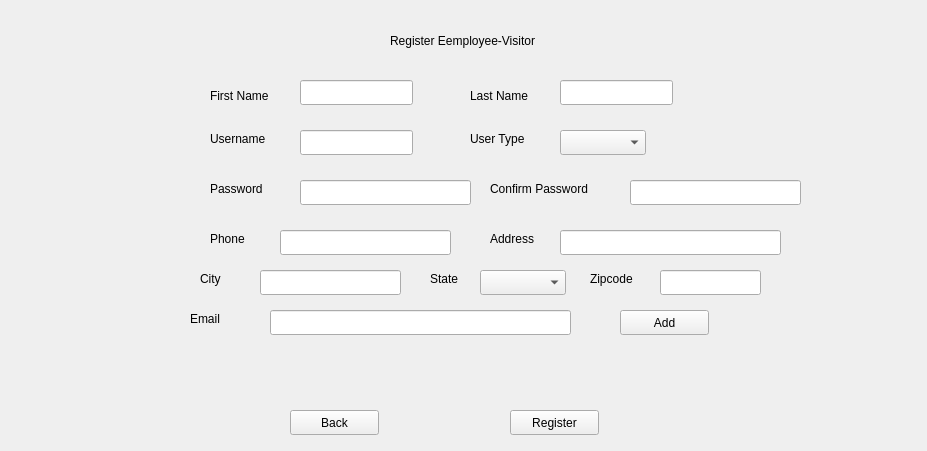
<?xml version="1.0" encoding="UTF-8"?>
<ui version="4.0">
 <class>Form</class>
 <widget class="QWidget" name="Form">
  <property name="geometry">
   <rect>
    <x>0</x>
    <y>0</y>
    <width>927</width>
    <height>451</height>
   </rect>
  </property>
  <property name="windowTitle">
   <string>Form</string>
  </property>
  <widget class="QLabel" name="label_3">
   <property name="geometry">
    <rect>
     <x>210</x>
     <y>80</y>
     <width>81</width>
     <height>31</height>
    </rect>
   </property>
   <property name="text">
    <string>First Name</string>
   </property>
  </widget>
  <widget class="QLineEdit" name="lineEdit_2">
   <property name="geometry">
    <rect>
     <x>300</x>
     <y>80</y>
     <width>113</width>
     <height>25</height>
    </rect>
   </property>
  </widget>
  <widget class="QPushButton" name="pushButton_3">
   <property name="geometry">
    <rect>
     <x>510</x>
     <y>410</y>
     <width>89</width>
     <height>25</height>
    </rect>
   </property>
   <property name="text">
    <string>Register</string>
   </property>
  </widget>
  <widget class="QLabel" name="label_12">
   <property name="geometry">
    <rect>
     <x>430</x>
     <y>270</y>
     <width>61</width>
     <height>17</height>
    </rect>
   </property>
   <property name="text">
    <string>State</string>
   </property>
  </widget>
  <widget class="QComboBox" name="comboBox">
   <property name="geometry">
    <rect>
     <x>560</x>
     <y>130</y>
     <width>86</width>
     <height>25</height>
    </rect>
   </property>
  </widget>
  <widget class="QLabel" name="label_4">
   <property name="geometry">
    <rect>
     <x>470</x>
     <y>80</y>
     <width>81</width>
     <height>31</height>
    </rect>
   </property>
   <property name="text">
    <string>Last Name</string>
   </property>
  </widget>
  <widget class="QLabel" name="label_5">
   <property name="geometry">
    <rect>
     <x>210</x>
     <y>180</y>
     <width>67</width>
     <height>17</height>
    </rect>
   </property>
   <property name="text">
    <string>Password</string>
   </property>
  </widget>
  <widget class="QLabel" name="label_13">
   <property name="geometry">
    <rect>
     <x>590</x>
     <y>270</y>
     <width>131</width>
     <height>17</height>
    </rect>
   </property>
   <property name="text">
    <string>Zipcode</string>
   </property>
  </widget>
  <widget class="QLineEdit" name="lineEdit_3">
   <property name="geometry">
    <rect>
     <x>560</x>
     <y>80</y>
     <width>113</width>
     <height>25</height>
    </rect>
   </property>
  </widget>
  <widget class="QLineEdit" name="lineEdit_8">
   <property name="geometry">
    <rect>
     <x>280</x>
     <y>230</y>
     <width>171</width>
     <height>25</height>
    </rect>
   </property>
  </widget>
  <widget class="QLineEdit" name="lineEdit_9">
   <property name="geometry">
    <rect>
     <x>560</x>
     <y>230</y>
     <width>221</width>
     <height>25</height>
    </rect>
   </property>
  </widget>
  <widget class="QLineEdit" name="lineEdit_11">
   <property name="geometry">
    <rect>
     <x>660</x>
     <y>270</y>
     <width>101</width>
     <height>25</height>
    </rect>
   </property>
  </widget>
  <widget class="QLineEdit" name="lineEdit_5">
   <property name="geometry">
    <rect>
     <x>300</x>
     <y>130</y>
     <width>113</width>
     <height>25</height>
    </rect>
   </property>
  </widget>
  <widget class="QLabel" name="label_11">
   <property name="geometry">
    <rect>
     <x>200</x>
     <y>270</y>
     <width>67</width>
     <height>17</height>
    </rect>
   </property>
   <property name="text">
    <string>City</string>
   </property>
  </widget>
  <widget class="QComboBox" name="comboBox_2">
   <property name="geometry">
    <rect>
     <x>480</x>
     <y>270</y>
     <width>86</width>
     <height>25</height>
    </rect>
   </property>
  </widget>
  <widget class="QLabel" name="label_7">
   <property name="geometry">
    <rect>
     <x>210</x>
     <y>230</y>
     <width>67</width>
     <height>17</height>
    </rect>
   </property>
   <property name="text">
    <string>Phone</string>
   </property>
  </widget>
  <widget class="QLabel" name="label_6">
   <property name="geometry">
    <rect>
     <x>210</x>
     <y>130</y>
     <width>71</width>
     <height>17</height>
    </rect>
   </property>
   <property name="text">
    <string>Username</string>
   </property>
  </widget>
  <widget class="QLabel" name="label_10">
   <property name="geometry">
    <rect>
     <x>490</x>
     <y>230</y>
     <width>131</width>
     <height>17</height>
    </rect>
   </property>
   <property name="text">
    <string>Address</string>
   </property>
  </widget>
  <widget class="QLineEdit" name="lineEdit_10">
   <property name="geometry">
    <rect>
     <x>260</x>
     <y>270</y>
     <width>141</width>
     <height>25</height>
    </rect>
   </property>
  </widget>
  <widget class="QLabel" name="label_8">
   <property name="geometry">
    <rect>
     <x>490</x>
     <y>180</y>
     <width>131</width>
     <height>17</height>
    </rect>
   </property>
   <property name="text">
    <string>Confirm Password</string>
   </property>
  </widget>
  <widget class="QLineEdit" name="lineEdit_7">
   <property name="geometry">
    <rect>
     <x>630</x>
     <y>180</y>
     <width>171</width>
     <height>25</height>
    </rect>
   </property>
  </widget>
  <widget class="QLabel" name="label">
   <property name="geometry">
    <rect>
     <x>390</x>
     <y>10</y>
     <width>251</width>
     <height>61</height>
    </rect>
   </property>
   <property name="text">
    <string>Register Eemployee-Visitor</string>
   </property>
  </widget>
  <widget class="QPushButton" name="pushButton_2">
   <property name="geometry">
    <rect>
     <x>290</x>
     <y>410</y>
     <width>89</width>
     <height>25</height>
    </rect>
   </property>
   <property name="text">
    <string>Back</string>
   </property>
  </widget>
  <widget class="QLabel" name="label_2">
   <property name="geometry">
    <rect>
     <x>470</x>
     <y>130</y>
     <width>67</width>
     <height>17</height>
    </rect>
   </property>
   <property name="text">
    <string>User Type</string>
   </property>
  </widget>
  <widget class="QLineEdit" name="lineEdit_4">
   <property name="geometry">
    <rect>
     <x>300</x>
     <y>180</y>
     <width>171</width>
     <height>25</height>
    </rect>
   </property>
  </widget>
  <widget class="QWidget" name="widget" native="true">
   <property name="geometry">
    <rect>
     <x>250</x>
     <y>300</y>
     <width>521</width>
     <height>101</height>
    </rect>
   </property>
   <widget class="QLineEdit" name="lineEdit_12">
    <property name="geometry">
     <rect>
      <x>20</x>
      <y>10</y>
      <width>301</width>
      <height>25</height>
     </rect>
    </property>
    <property name="text">
     <string/>
    </property>
   </widget>
   <widget class="QPushButton" name="pushButton_4">
    <property name="geometry">
     <rect>
      <x>370</x>
      <y>10</y>
      <width>89</width>
      <height>25</height>
     </rect>
    </property>
    <property name="text">
     <string>Add</string>
    </property>
   </widget>
  </widget>
  <widget class="QLabel" name="label_14">
   <property name="geometry">
    <rect>
     <x>190</x>
     <y>310</y>
     <width>67</width>
     <height>17</height>
    </rect>
   </property>
   <property name="text">
    <string>Email</string>
   </property>
  </widget>
 </widget>
 <resources/>
 <connections/>
</ui>
